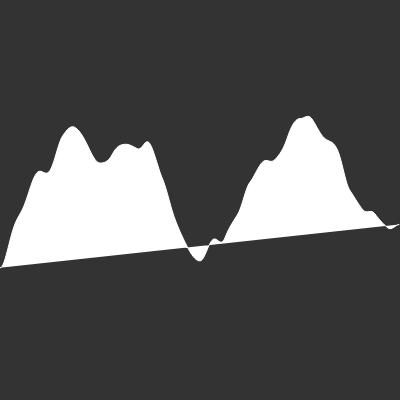
Frame 1 (no input)
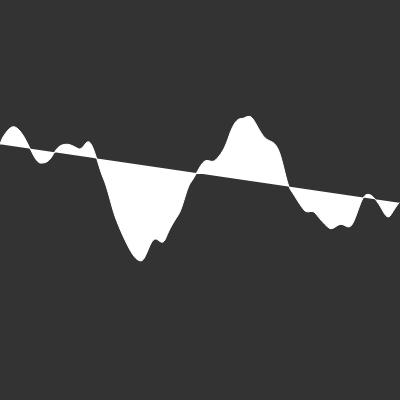
Frame 60 (no input)
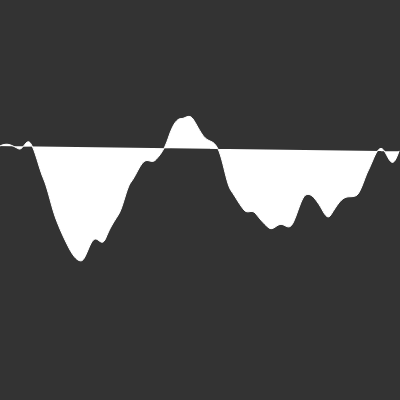
Frame 120 (the mouse pressed at the canvas centre since frame 60)

The p5.js sketch that drew these frames (run headless with seeded random() and noise() and a simulated clock; from frame 60 on, the mouse is pressed at the canvas centre):

// p5.js sketch
// ── sketch.js
var inc = 0.01;
var start = 0;

function setup() {
    createCanvas(400, 400);
}

function draw() {
    background(51);
    stroke(255);
    //noFill();

    // BEGIN SHAPE TO CONNECT DOTS //
    beginShape();
    var xoff = start;
    // X AXE //
    for (var x = 0; x < width; x++) {
        stroke(255);
        // Y AXE //
        var y = noise(xoff) * height;
        // Is equivalent of "map(noise(0), 0, 1, 0, height)"
        vertex(x, y);

        // AMPLITUDE //
        xoff += inc;
    }
    endShape();

    start += inc;
}
